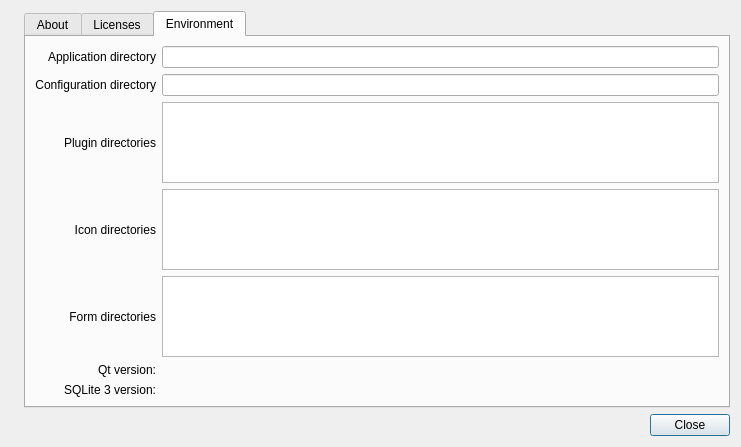
<?xml version="1.0" encoding="UTF-8"?>
<ui version="4.0">
 <class>AboutDialog</class>
 <widget class="QDialog" name="AboutDialog">
  <property name="geometry">
   <rect>
    <x>0</x>
    <y>0</y>
    <width>741</width>
    <height>447</height>
   </rect>
  </property>
  <property name="windowTitle">
   <string>About SQLiteStudio and licenses</string>
  </property>
  <layout class="QGridLayout" name="gridLayout">
   <item row="0" column="1">
    <widget class="QTabWidget" name="tabWidget">
     <property name="currentIndex">
      <number>2</number>
     </property>
     <widget class="QWidget" name="about">
      <attribute name="title">
       <string>About</string>
      </attribute>
      <layout class="QVBoxLayout" name="verticalLayout_2">
       <item>
        <widget class="QLabel" name="aboutLabel">
         <property name="text">
          <string>&lt;html&gt;&lt;head/&gt;&lt;body&gt;&lt;p align=&quot;center&quot;&gt;&lt;span style=&quot; font-size:11pt; font-weight:600;&quot;&gt;SQLiteStudio v%1&lt;/span&gt;&lt;/p&gt;&lt;p align=&quot;center&quot;&gt;Free, open-source, cross-platform SQLite database manager.&lt;br/&gt;&lt;a href=&quot;http://sqlitestudio.pl&quot;&gt;&lt;span style=&quot; text-decoration: underline; color:#0000ff;&quot;&gt;http://sqlitestudio.pl&lt;/span&gt;&lt;/a&gt;&lt;br/&gt;&lt;/p&gt;&lt;p align=&quot;center&quot;&gt;%2&lt;br/&gt;&lt;/p&gt;&lt;p align=&quot;center&quot;&gt;Author and active maintainer:&lt;br/&gt;SalSoft (&lt;a href=&quot;http://salsoft.com.pl&quot;&gt;&lt;span style=&quot; text-decoration: underline; color:#0000ff;&quot;&gt;http://salsoft.com.pl&lt;/span&gt;&lt;/a&gt;)&lt;br/&gt;&lt;/p&gt;&lt;/body&gt;&lt;/html&gt;</string>
         </property>
         <property name="openExternalLinks">
          <bool>true</bool>
         </property>
        </widget>
       </item>
      </layout>
     </widget>
     <widget class="QWidget" name="license">
      <attribute name="title">
       <string>Licenses</string>
      </attribute>
      <layout class="QVBoxLayout" name="verticalLayout_3">
       <item>
        <widget class="QTextEdit" name="licenseEdit">
         <property name="readOnly">
          <bool>true</bool>
         </property>
        </widget>
       </item>
      </layout>
     </widget>
     <widget class="QWidget" name="env">
      <attribute name="title">
       <string>Environment</string>
      </attribute>
      <layout class="QGridLayout" name="gridLayout_4">
       <item row="3" column="0">
        <widget class="QLabel" name="iconDirLabel">
         <property name="text">
          <string>Icon directories</string>
         </property>
         <property name="alignment">
          <set>Qt::AlignRight|Qt::AlignTrailing|Qt::AlignVCenter</set>
         </property>
        </widget>
       </item>
       <item row="2" column="2">
        <widget class="QListWidget" name="pluginDirList">
         <property name="contextMenuPolicy">
          <enum>Qt::ActionsContextMenu</enum>
         </property>
         <property name="selectionMode">
          <enum>QAbstractItemView::ExtendedSelection</enum>
         </property>
        </widget>
       </item>
       <item row="4" column="0">
        <widget class="QLabel" name="formDirLabel">
         <property name="text">
          <string>Form directories</string>
         </property>
         <property name="alignment">
          <set>Qt::AlignRight|Qt::AlignTrailing|Qt::AlignVCenter</set>
         </property>
        </widget>
       </item>
       <item row="3" column="2">
        <widget class="QListWidget" name="iconDirList">
         <property name="contextMenuPolicy">
          <enum>Qt::ActionsContextMenu</enum>
         </property>
         <property name="selectionMode">
          <enum>QAbstractItemView::ExtendedSelection</enum>
         </property>
        </widget>
       </item>
       <item row="2" column="0">
        <widget class="QLabel" name="pluginDirLabel">
         <property name="text">
          <string>Plugin directories</string>
         </property>
         <property name="alignment">
          <set>Qt::AlignRight|Qt::AlignTrailing|Qt::AlignVCenter</set>
         </property>
        </widget>
       </item>
       <item row="1" column="0">
        <widget class="QLabel" name="cfgDirLabel">
         <property name="text">
          <string>Configuration directory</string>
         </property>
         <property name="alignment">
          <set>Qt::AlignRight|Qt::AlignTrailing|Qt::AlignVCenter</set>
         </property>
        </widget>
       </item>
       <item row="0" column="0">
        <widget class="QLabel" name="appDirLabel">
         <property name="text">
          <string>Application directory</string>
         </property>
         <property name="alignment">
          <set>Qt::AlignRight|Qt::AlignTrailing|Qt::AlignVCenter</set>
         </property>
        </widget>
       </item>
       <item row="4" column="2">
        <widget class="QListWidget" name="formDirList">
         <property name="contextMenuPolicy">
          <enum>Qt::ActionsContextMenu</enum>
         </property>
         <property name="selectionMode">
          <enum>QAbstractItemView::ExtendedSelection</enum>
         </property>
        </widget>
       </item>
       <item row="0" column="2">
        <widget class="QLineEdit" name="appDirEdit">
         <property name="readOnly">
          <bool>true</bool>
         </property>
        </widget>
       </item>
       <item row="5" column="0">
        <widget class="QLabel" name="qtVerLabel">
         <property name="text">
          <string>Qt version:</string>
         </property>
         <property name="alignment">
          <set>Qt::AlignRight|Qt::AlignTrailing|Qt::AlignVCenter</set>
         </property>
        </widget>
       </item>
       <item row="5" column="2">
        <widget class="QLabel" name="qtVerEdit">
         <property name="text">
          <string/>
         </property>
        </widget>
       </item>
       <item row="1" column="2">
        <widget class="QLineEdit" name="cfgDirEdit">
         <property name="readOnly">
          <bool>true</bool>
         </property>
        </widget>
       </item>
       <item row="6" column="0">
        <widget class="QLabel" name="sqlite3Label">
         <property name="text">
          <string>SQLite 3 version:</string>
         </property>
         <property name="alignment">
          <set>Qt::AlignRight|Qt::AlignTrailing|Qt::AlignVCenter</set>
         </property>
        </widget>
       </item>
       <item row="6" column="2">
        <widget class="QLabel" name="sqlite3Edit">
         <property name="text">
          <string/>
         </property>
        </widget>
       </item>
      </layout>
     </widget>
    </widget>
   </item>
   <item row="0" column="0">
    <widget class="QLabel" name="leftIcon">
     <property name="text">
      <string/>
     </property>
    </widget>
   </item>
   <item row="1" column="0" colspan="2">
    <widget class="QDialogButtonBox" name="buttonBox">
     <property name="orientation">
      <enum>Qt::Horizontal</enum>
     </property>
     <property name="standardButtons">
      <set>QDialogButtonBox::Close</set>
     </property>
    </widget>
   </item>
  </layout>
 </widget>
 <resources/>
 <connections>
  <connection>
   <sender>buttonBox</sender>
   <signal>accepted()</signal>
   <receiver>AboutDialog</receiver>
   <slot>accept()</slot>
   <hints>
    <hint type="sourcelabel">
     <x>248</x>
     <y>254</y>
    </hint>
    <hint type="destinationlabel">
     <x>157</x>
     <y>274</y>
    </hint>
   </hints>
  </connection>
  <connection>
   <sender>buttonBox</sender>
   <signal>rejected()</signal>
   <receiver>AboutDialog</receiver>
   <slot>reject()</slot>
   <hints>
    <hint type="sourcelabel">
     <x>316</x>
     <y>260</y>
    </hint>
    <hint type="destinationlabel">
     <x>286</x>
     <y>274</y>
    </hint>
   </hints>
  </connection>
 </connections>
</ui>
